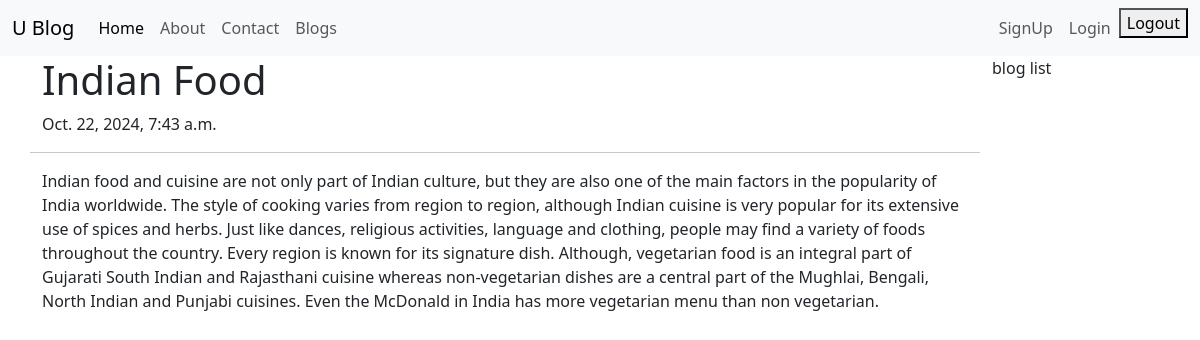
Page /blog/indian-food on the committed database.
### blog/models.py (models this page shows, shortened)
class BlogTable(models.Model):
    STATUS_CHOICE = (('draft','Draft'),('publised','Published'))
    title = models.CharField(max_length=256)
    slug = models.SlugField(max_length=264)
    author = models.ForeignKey(User, related_name='blog_posts', on_delete=models.DO_NOTHING)
    body = models.TextField()
    image = models.ImageField(upload_to='blog/')
    publish = models.DateTimeField(default=timezone.now)
    created = models.DateTimeField(auto_now_add=True)
    updated = models.DateTimeField(auto_now=True)
    status = models.CharField(max_length=10, choices=STATUS_CHOICE, default='draft')
    objects = CustomeManager()
    class Meta:
        ordering =('-publish',)
    def __str__(self):
        return self.title

### blog/views.py (the view)
# urls.py: path('<str:slug>', views.blog_details_view, name="blog_details"),
def blog_details_view(request, slug):
    blog_details = get_object_or_404(BlogTable, slug=slug)
    print("This is data ", blog_details)
    print(type(blog_details))
    dict_data = {
        'blog_details' : blog_details,
    }
    response = render(request, 'blog/blog_details.html', context=dict_data)
    return response

### blog/models.py (called while the page is built)
    def get_queryset(self):
        return super().get_queryset().filter(status='draft')

### templates/blog/blog_details.html (shortened to what this page needs)
<!DOCTYPE html>
{% extends "blog/base.html" %}
{% block body_block %}
<div class="row">
   <h1>{{blog_details.title}}</h1>
   <p>{{blog_details.publish}}</p>
   <hr>
   <p>{{blog_details.body}}</p>
</div>
{% endblock  %}

### rows in the picture
BlogTable: title "Indian Food", publish "Oct. 22, 2024, 7:43 a.m.", body "Indian food and cuisine are not only part of Indian culture, but they are also one of the main factors in the popularity of India worldwide. The style of cooking varies from region to region, although Indian cuisine is very popular for its extensive use of spices and herbs. Just like dances, religious activities, language and clothing, people may find a variety of foods throughout the country. Every region is known for its signature dish. Although, vegetarian food is an integral part of Gujarati South Indian and Rajasthani cuisine whereas non-vegetarian dishes are a central part of the Mughlai, Bengali, North Indian and Punjabi cuisines. Even the McDonald in India has more vegetarian menu…"
